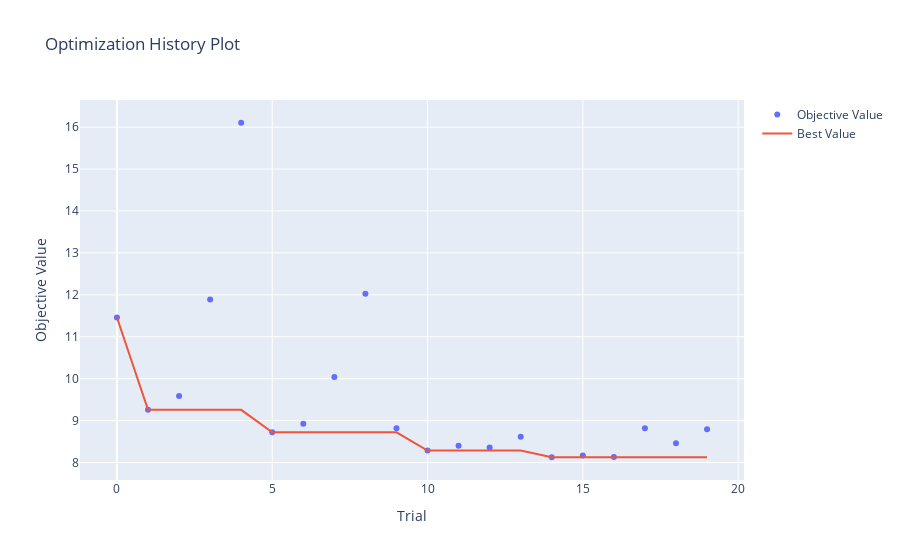
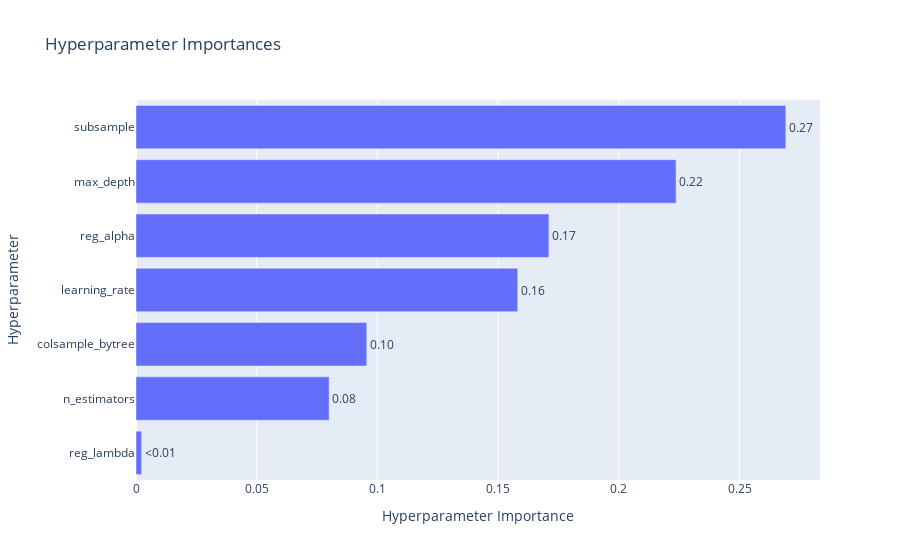

Notebook code cell kept with these figures, in order:
### Code cell
import optuna.visualization as vis

vis.plot_optimization_history(study).show()
vis.plot_param_importances(study).show()

### Figure 1 — Plotly figure (JSON) as saved in the notebook; plotly's stock layout.template omitted (floating-point values rounded to 4 significant figures)
{"data": [{"mode": "markers", "name": "Objective Value", "type": "scatter", "x": [0, 1, 2, 3, 4, 5, 6, 7, 8, 9, 10, 11, 12, 13, 14, 15, 16, 17, 18, 19], "y": [11.46, 9.256, 9.586, 11.89, 16.1, 8.721, 8.922, 10.04, 12.03, 8.82, 8.285, 8.398, 8.361, 8.617, 8.126, 8.169, 8.134, 8.818, 8.46, 8.793]}, {"mode": "lines", "name": "Best Value", "type": "scatter", "x": [0, 1, 2, 3, 4, 5, 6, 7, 8, 9, 10, 11, 12, 13, 14, 15, 16, 17, 18, 19], "y": [11.46, 9.256, 9.256, 9.256, 9.256, 8.721, 8.721, 8.721, 8.721, 8.721, 8.285, 8.285, 8.285, 8.285, 8.126, 8.126, 8.126, 8.126, 8.126, 8.126]}, {"marker": {"color": "#cccccc"}, "mode": "markers", "name": "Infeasible Trial", "showlegend": false, "type": "scatter", "x": [], "y": []}], "layout": {"title": {"text": "Optimization History Plot"}, "xaxis": {"title": {"text": "Trial"}}, "yaxis": {"title": {"text": "Objective Value"}}}}

### Figure 2 — Plotly figure (JSON) as saved in the notebook; plotly's stock layout.template omitted (floating-point values rounded to 4 significant figures)
{"data": [{"cliponaxis": false, "hovertemplate": ["reg_lambda (FloatDistribution): 0.00231553881184113<extra></extra>", "n_estimators (IntDistribution): 0.0800017557702901<extra></extra>", "colsample_bytree (FloatDistribution): 0.09558753458726228<extra></extra>", "learning_rate (FloatDistribution): 0.15813326814389053<extra></extra>", "reg_alpha (FloatDistribution): 0.17104555134510252<extra></extra>", "max_depth (IntDistribution): 0.2237348699950688<extra></extra>", "subsample (FloatDistribution): 0.26918148134654457<extra></extra>"], "name": "Objective Value", "orientation": "h", "text": ["<0.01", "0.08", "0.10", "0.16", "0.17", "0.22", "0.27"], "textposition": "outside", "type": "bar", "x": [0.002316, 0.08, 0.09559, 0.1581, 0.171, 0.2237, 0.2692], "y": ["reg_lambda", "n_estimators", "colsample_bytree", "learning_rate", "reg_alpha", "max_depth", "subsample"]}], "layout": {"title": {"text": "Hyperparameter Importances"}, "xaxis": {"title": {"text": "Hyperparameter Importance"}}, "yaxis": {"title": {"text": "Hyperparameter"}}}}
